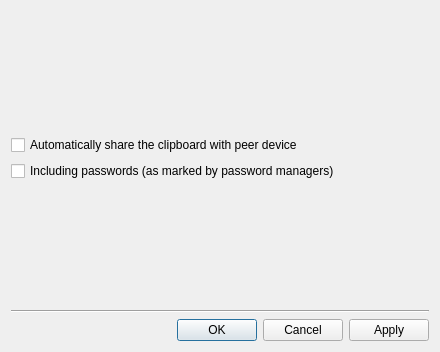
<?xml version="1.0" encoding="UTF-8"?>
<ui version="4.0">
 <class>ClipboardPluginConfigDialog</class>
 <widget class="QDialog" name="ClipboardPluginConfigDialog">
  <property name="geometry">
   <rect>
    <x>0</x>
    <y>0</y>
    <width>440</width>
    <height>352</height>
   </rect>
  </property>
  <property name="windowTitle">
   <string/>
  </property>
  <layout class="QVBoxLayout" name="verticalLayout">
   <item>
    <spacer name="verticalSpacer_2">
     <property name="orientation">
      <enum>Qt::Orientation::Vertical</enum>
     </property>
     <property name="sizeHint" stdset="0">
      <size>
       <width>20</width>
       <height>40</height>
      </size>
     </property>
    </spacer>
   </item>
   <item>
    <widget class="QCheckBox" name="autoShareCB">
     <property name="text">
      <string>Automatically share the clipboard with peer device</string>
     </property>
    </widget>
   </item>
   <item>
    <widget class="QCheckBox" name="sharePasswordCB">
     <property name="text">
      <string>Including passwords (as marked by password managers)</string>
     </property>
    </widget>
   </item>
   <item>
    <spacer name="verticalSpacer">
     <property name="orientation">
      <enum>Qt::Orientation::Vertical</enum>
     </property>
     <property name="sizeHint" stdset="0">
      <size>
       <width>20</width>
       <height>40</height>
      </size>
     </property>
    </spacer>
   </item>
   <item>
    <widget class="Line" name="line">
     <property name="orientation">
      <enum>Qt::Orientation::Horizontal</enum>
     </property>
    </widget>
   </item>
   <item>
    <widget class="QDialogButtonBox" name="buttonBox">
     <property name="orientation">
      <enum>Qt::Orientation::Horizontal</enum>
     </property>
     <property name="standardButtons">
      <set>QDialogButtonBox::StandardButton::Apply|QDialogButtonBox::StandardButton::Cancel|QDialogButtonBox::StandardButton::Ok</set>
     </property>
    </widget>
   </item>
  </layout>
 </widget>
 <resources/>
 <connections>
  <connection>
   <sender>buttonBox</sender>
   <signal>accepted()</signal>
   <receiver>ClipboardPluginConfigDialog</receiver>
   <slot>accept()</slot>
   <hints>
    <hint type="sourcelabel">
     <x>248</x>
     <y>254</y>
    </hint>
    <hint type="destinationlabel">
     <x>157</x>
     <y>274</y>
    </hint>
   </hints>
  </connection>
  <connection>
   <sender>buttonBox</sender>
   <signal>rejected()</signal>
   <receiver>ClipboardPluginConfigDialog</receiver>
   <slot>reject()</slot>
   <hints>
    <hint type="sourcelabel">
     <x>316</x>
     <y>260</y>
    </hint>
    <hint type="destinationlabel">
     <x>286</x>
     <y>274</y>
    </hint>
   </hints>
  </connection>
 </connections>
</ui>
